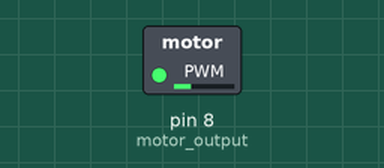
Bench run of a sketch on a simulated Arduino Uno, built with avr-gcc and run on an emulated ATmega328P. Parts: switched loads named in the sketch (green lamp = pin HIGH).

Above: at 0.1 s.
At 37.4 s:
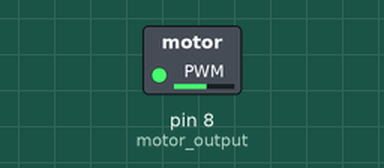
Timing chart, 0 to 40.0 s (numbered marks = the images above):
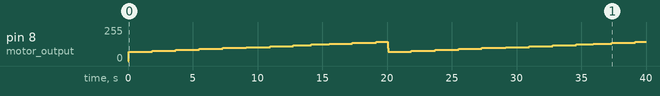

Measured:
- by itself, pin 8 (motor_output): 0/255 → 71/255 at 0.05 s, → 77/255 1.8 s later, → 84/255 1.8 s later, → 91/255 1.8 s later, … (25 changes in this stretch)

The sketch:

Test_puissance.ino
```cpp
int high_time=1000;
int low_time=19000;
int current_loop=0;
int motor_output=8;
void setup() {
  // initialize digital pin 8 as an output.
  pinMode(motor_output, OUTPUT);
}

void loop() {
  if(current_loop>250){
    current_loop=0;
    if(high_time>2000){
      high_time=1000;
      low_time=19000;
      }
    else{
      high_time+=50;
      low_time-=50;
      }
    }
  digitalWrite(motor_output, HIGH);   // turn the LED on (HIGH is the voltage level)
  delayMicroseconds(high_time);                   // wait for a second
  digitalWrite(motor_output, LOW);    // turn the LED off by making the voltage LOW
  delayMicroseconds(low_time);
  current_loop++;
}
```
